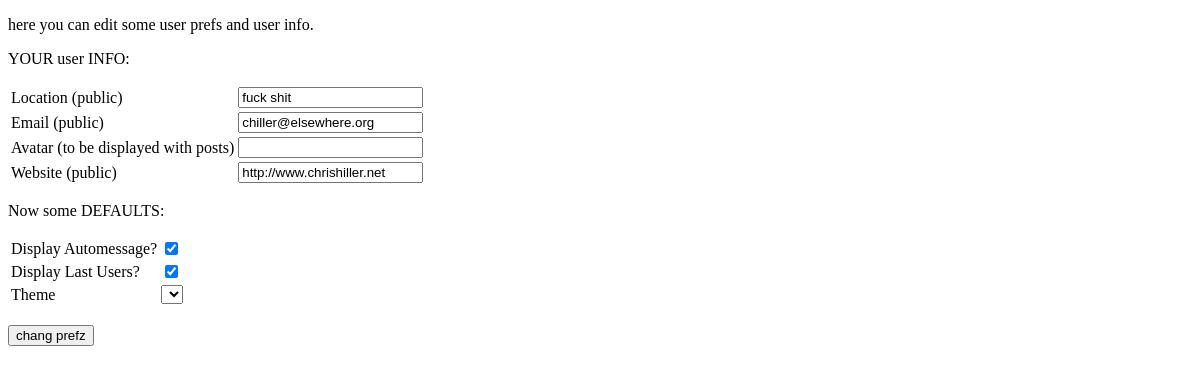
Page /prefs.php (signed in) on the earlier database version.
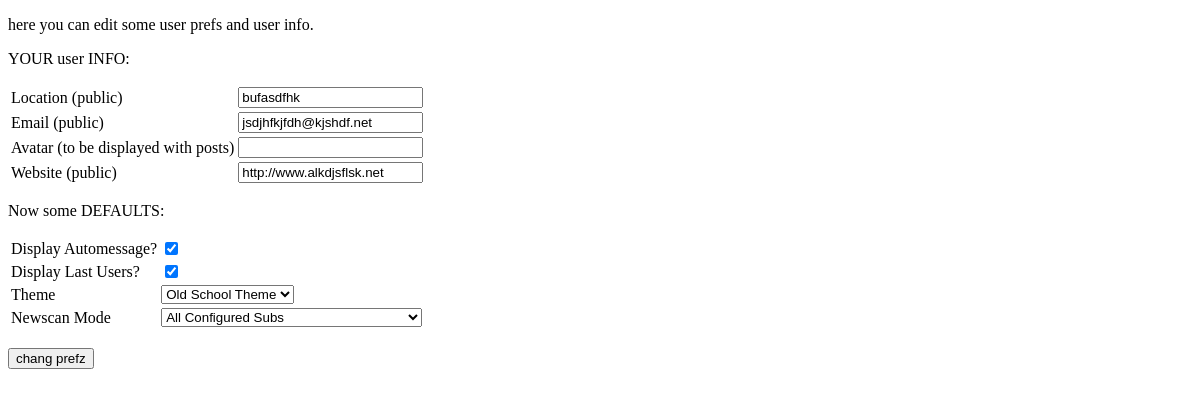
Same page on the later database version.
### tables this page shows
CREATE TABLE `users` (
  `id` mediumint(9) unsigned NOT NULL auto_increment,
  `alias` varchar(32) NOT NULL default '',
  `password` varchar(32) default NULL,
  `location` varchar(128) default NULL,
  `email` varchar(128) default NULL,
  `comment` varchar(255) default NULL,
  `avatar` varchar(255) default NULL,
  `sl` tinyint(4) unsigned NOT NULL default '0',
  `site` varchar(255) default NULL,
  PRIMARY KEY  (`id`),
  UNIQUE KEY `alias` (`alias`),
  KEY `password` (`password`),
  KEY `avatar` (`avatar`)
) TYPE=MyISAM;

CREATE TABLE `preferences` (
  `id` mediumint(9) unsigned NOT NULL auto_increment,
  `descr` varchar(255) NOT NULL default '',
  `short_descr` varchar(16) NOT NULL default '',
  `default` int(11) unsigned NOT NULL default '0',
  `type` enum('bit','value','enum') NOT NULL default 'bit',
  PRIMARY KEY  (`id`),
  UNIQUE KEY `short_descr` (`short_descr`)
) TYPE=MyISAM;

### lib/utils.php (called while the page is built, shortened)
<?php
function getUserPrefs($id, $pref = null) {
	if (!$pref) {
		$user_prefs = array();
		$sql_get_user_prefs = "SELECT * FROM user_preferences WHERE user_id = " . $id;
		$sth_get_user_prefs = mysql_query($sql_get_user_prefs);
		while ($row_user_prefs = mysql_fetch_assoc($sth_get_user_prefs)) {
			$user_prefs[$row_user_prefs['pref_id']] = $row_user_prefs['value'];
		}
	}
	return $user_prefs;
}
?>

### prefs.php (the view, shortened to what this page needs)
<?php
require_once 'lib/utils.php';
echo "<?xml version=\"1.0\" encoding=\"iso-8859-1\"?".">"; ?>
<!DOCTYPE html PUBLIC "-//W3C//DTD XHTML 1.0 Transitional//EN" "http://www.w3.org/TR/xhtml1/DTD/xhtml1-transitional.dtd">
<html xmlns="http://www.w3.org/1999/xhtml">
<head>
</head>
<body>
<p>here you can edit some user prefs and user info.</p>
<p>YOUR user INFO:</p>
<?php
$sql_get_user_info = "SELECT location, email, avatar, site FROM users WHERE id = " . $_SESSION['id'];
$sth_get_user_info = mysql_query($sql_get_user_info);
$row_user_info = mysql_fetch_assoc($sth_get_user_info);
?>
<form action="prefs_validate.php" method="post">
<table border="0">
	<tr>
		<td>Location (public)</td>
		<td><input name="location" type="text" id="location" value="<?= $row_user_info['location'] ?>" /></td>
	</tr>
	<tr>
		<td>Email (public)</td>
		<td><input name="email" type="text" id="email" value="<?= $row_user_info['email'] ?>" /></td>
	</tr>
	<tr>
		<td>Avatar (to be displayed with posts)</td>
		<td><input name="avatar" type="text" id="avatar" value="<?= $row_user_info['avatar'] ?>" /></td>
	</tr>
	<tr>
		<td>Website (public)</td>
		<td><input name="site" type="text" id="site" value="<?= $row_user_info['site'] ?>" /></td>
	</tr>
</table>
<p>Now some DEFAULTS:</p>
<table border="0">
<?php
$sql_get_prefs = "SELECT * FROM preferences";
$sth_get_prefs = mysql_query($sql_get_prefs);
$user_prefs = getUserPrefs($_SESSION['id']);
while ($row_prefs = mysql_fetch_assoc($sth_get_prefs)) {
?>
	<tr>
		<td><?= $row_prefs['descr']?></td>			<?php
	switch ($row_prefs['type']) {
		case 'bit':
?>
			<td><input name="p<?= $row_prefs['id'] ?>" type="checkbox" value="<?= $row_prefs['id'] ?>"
<?php
			if (isset($user_prefs[$row_prefs['id']]) and $user_prefs[$row_prefs['id']] == 'Y')
				echo "checked=\"checked\"";
?> /></td>
<?php
		break;
		case 'enum':
			$sql_get_enum = "SELECT opt FROM preferences_options WHERE pref_id = " . $row_prefs['id'];
			$sth_get_enum = mysql_query($sql_get_enum);
?>
			<td><select name="p<?= $row_prefs['id'] ?>">
					<?php
			while ($row_get_enum = mysql_fetch_assoc($sth_get_enum)) {
				if (isset($user_prefs[$row_prefs['id']]) and $user_prefs[$row_prefs['id']] == $row_get_enum['opt']) {
?><option value="<?= $row_get_enum['opt'] ?>" selected="selected"><?php
				} else {
?><option value="<?= $row_get_enum['opt'] ?>"><?php } ?><?= $row_get_enum['opt']; ?></option>
					<?php
			}
?>
				</select></td>
<?php
		break;
?>
<?php
	}
?>
	</tr>
<?php
}
?>
</table><br />
	<input type="submit" name="Submit" value="chang prefz" />
</form>
</body>
</html>

Differences in the rows shown:
changed users: location "fuck shit" → "bufasdfhk"; email "chiller@elsewhere.org" → "jsdjhfkjfdh@kjshdf.net"; site "http://www.chrishiller.net" → "http://www.alkdjsflsk.net"
shown differently, row unchanged: preferences "Theme": id (not shown) → "Old School Theme"
added preferences: descr "Newscan Mode"
